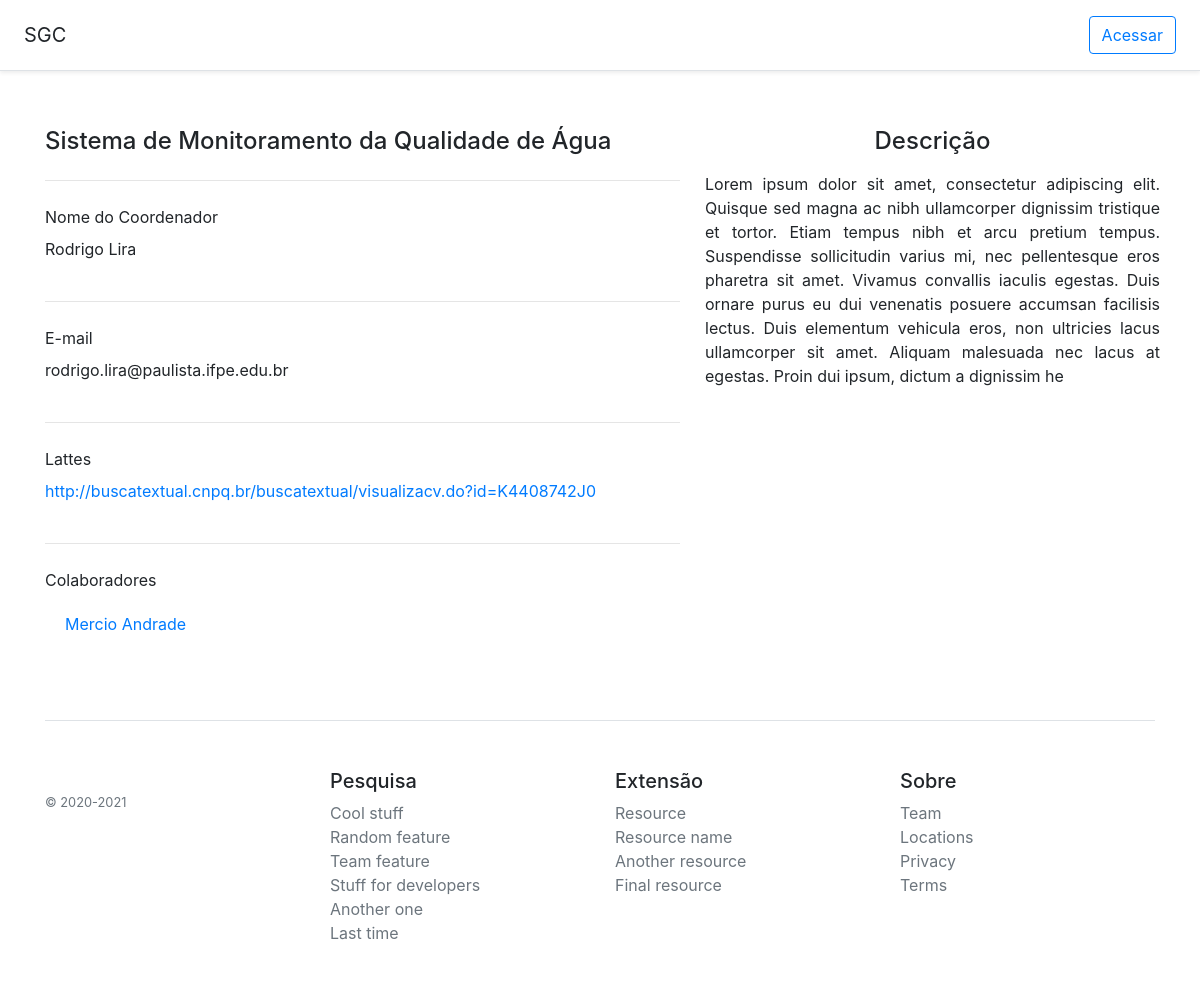
The page /projeto/exibir/1 on the database its author committed.
### projeto/models.py (models this page shows, shortened)
class Projeto(models.Model):
    titulo = models.CharField(max_length=50)
    descricao = models.CharField(max_length=500, verbose_name="descrição")
    inicio = models.DateField(verbose_name="início")
    fim = models.DateField(blank=True)
    aprovado = models.BooleanField(default=False, verbose_name="Está institucionalizado?")
    coordenador = models.ForeignKey(Professor, on_delete=models.PROTECT)

class ColaboradorProjeto(models.Model):
    colaborador = models.ForeignKey(Professor, on_delete=models.PROTECT)
    projeto = models.ForeignKey(Projeto, on_delete=models.PROTECT)

### core/models.py (models this page shows, shortened)
class Professor(models.Model):
    nome = models.CharField(max_length=50)
    email = models.EmailField()
    lattes = models.URLField(verbose_name="CV Lattes")

### projeto/views.py (the view)
# urls.py: path('exibir/<int:projeto_id>', views.exibir, name='exibir'), #projeto/exibir/2
def exibir(request, projeto_id):
    projeto = get_object_or_404(Projeto, pk = projeto_id)
    coolaboradores = ColaboradorProjeto.objects.filter(projeto=projeto)
    tags = ProjetoTag.objects.filter(projeto=projeto)
    context = {
        'projeto': projeto,
        'colaboradores': coolaboradores,
        'tags': tags,
    }
    return render(request, 'projeto/detail.html', context)

### templates/projeto/detail.html (shortened to what this page needs)
{% extends 'base.html' %}
{% block content %}
<div class="py-3 text-left">
</div>
<div class="row">
	<div class="col-md-5 order-md-2">
			<h4 class="mb-3 text-center">Descrição</h4>
				<div class="form-row ">
					<div class="form-group">
                       <p class="text-justify">{{ projeto.descricao }}</p>
					</div>
				</div>
	</div>
	<div class="col-md-7 order-md-1">
		<h4 class="mb-3">{{projeto.titulo}}</h4>
        <hr class="my-4">
        <div class="form-row">
			<div class="form-group col-md-11">
				<label for="div-coordenador">Nome do Coordenador</label>
                <div id="div-coordenador form-control">{{projeto.coordenador.nome}}</div>
			</div>
		</div>
        <hr class="my-4">
		<div class="form-row">
			<div class="form-group col-md-11">
				<label for="div-email">E-mail</label>
                <div id="div-email form-control">{{projeto.coordenador.email}}</div>
			</div>
        </div>
        <hr class="my-4">
        <div class="form-row">
			<div class="form-group col-md-11">
				<label for="div-lattes">Lattes</label>
                <div id="div-lattes form-control">
                    <a href="{{projeto.coordenador.lattes}}" target="_blank">{{projeto.coordenador.lattes}}</a>
                </div>
            </div>
		</div>
        <hr class="my-4">
		<div class="form-row">
			<div class="form-group col-md-11">
					<label for="inputTipo">Colaboradores</label>
                    <ul class="list-group list-group-flush">
                    {% for colaborador in colaboradores %}
                        <li class="list-group-item"><a href="#" target="_blank" >{{colaborador.colaborador.nome}}</a></li>
                    {% endfor %}
                    </ul>
			</div>
		</div>
	</div>
{% endblock %}

### templates/base.html (shortened to what this page needs)
<!DOCTYPE html>
{% load static %}
<html lang="pt-br">
	<head>
		<link rel="stylesheet" href="https://cdn.jsdelivr.net/npm/bootstrap@4.6.0/dist/css/bootstrap.min.css">
	</head>
	<body >
		<div class="d-flex flex-column flex-md-row align-items-center p-3 px-md-4 mb-3 bg-white border-bottom shadow-sm">
			<h5 class="my-0 mr-md-auto font-weight-normal">SGC</h5>
			{% if not user.is_authenticated %}
				<a class="btn btn-outline-primary" href="#">Acessar</a>
			{% else %}
				<a class="btn btn-outline-primary" href="#"> Minha Conta {{ user.username }} </a>
			{% endif %}
		</div>
		<div class="container">
            {% block content %}
            {% endblock %}
		</div>
		<footer class="pt-4 my-md-5 pt-md-5 border-top">
				<div class="row">
				  <div class="col-12 col-md">
					<small class="d-block mb-3 text-muted">&copy; 2020-2021</small>
				  </div>
				  <div class="col-6 col-md">
					<h5>Pesquisa</h5>
					<ul class="list-unstyled text-small">
					  <li><a class="text-muted" href="#">Cool stuff</a></li>
					  <li><a class="text-muted" href="#">Random feature</a></li>
					  <li><a class="text-muted" href="#">Team feature</a></li>
					  <li><a class="text-muted" href="#">Stuff for developers</a></li>
					  <li><a class="text-muted" href="#">Another one</a></li>
					  <li><a class="text-muted" href="#">Last time</a></li>
					</ul>
				  </div>
				  <div class="col-6 col-md">
					<h5>Extensão</h5>
					<ul class="list-unstyled text-small">
					  <li><a class="text-muted" href="#">Resource</a></li>
					  <li><a class="text-muted" href="#">Resource name</a></li>
					  <li><a class="text-muted" href="#">Another resource</a></li>
					  <li><a class="text-muted" href="#">Final resource</a></li>
					</ul>
				  </div>
				  <div class="col-6 col-md">
					<h5>Sobre</h5>
					<ul class="list-unstyled text-small">
					  <li><a class="text-muted" href="#">Team</a></li>
					  <li><a class="text-muted" href="#">Locations</a></li>
					  <li><a class="text-muted" href="#">Privacy</a></li>
					  <li><a class="text-muted" href="#">Terms</a></li>
					</ul>
				  </div>
				</div>
		</footer>
	</body>
</html>

### rows shown on the page
Projeto: descricao "Lorem ipsum dolor sit amet, consectetur adipiscing elit. Quisque sed magna ac nibh ullamcorper dignissim tristique et tortor. Etiam tempus nibh et arcu pretium tempus. Suspendisse sollicitudin varius mi, nec pellentesque eros pharetra sit amet. Vivamus convallis iaculis egestas. Duis ornare purus eu dui venenatis posuere accumsan facilisis lectus. Duis elementum vehicula eros, non ultricies lacus ullamcorper sit amet. Aliquam malesuada nec lacus at egestas. Proin dui ipsum, dictum a dignissim he", titulo "Sistema de Monitoramento da Qualidade de Água", coordenador.nome "Rodrigo Lira", coordenador.email "rodrigo.lira@paulista.ifpe.edu.br", coordenador.lattes "http://buscatextual.cnpq.br/buscatextual/visualizacv.do?id=K4408742J0"
ColaboradorProjeto: colaborador.nome "Mercio Andrade"
